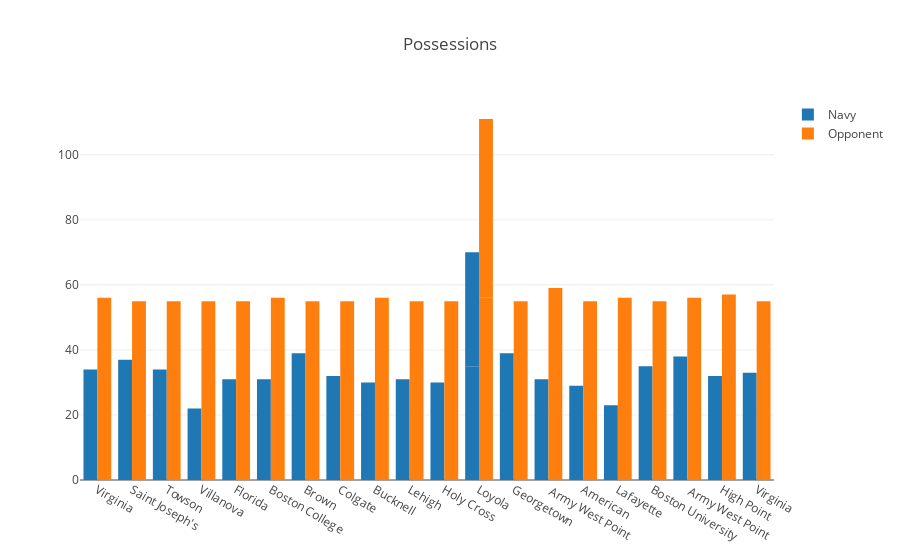

The notebook cell saved with this chart:
### Code cell
data = [trace1, trace2]
layout = go.Layout(title='Possessions',barmode='group')
fig = go.Figure(data=data, layout=layout)
iplot(fig, filename='grouped-bar')

### Figure 1 — Plotly figure (JSON) as saved in the notebook; plotly's stock layout.template omitted (floating-point values rounded to 4 significant figures)
{"data": [{"name": "Navy", "type": "bar", "uid": "fa4012d3-285b-4ec2-8a23-359845496789", "x": ["Virginia", "Saint Joseph's", "Towson", "Villanova", "Florida", "Boston College", "Brown", "Colgate", "Bucknell", "Lehigh", "Holy Cross", "Loyola", "Georgetown", " Army West Point", "American", "Lafayette", "Boston University", " Army West Point ", "Loyola", "High Point ", "Virginia "], "y": [34, 37, 34, 22, 31, 31, 39, 32, 30, 31, 30, 35, 39, 31, 29, 23, 35, 38, 35, 32, 33]}, {"name": "Opponent", "type": "bar", "uid": "23abebe3-5a60-4afa-b0b5-c63c8dbeecc3", "x": ["Virginia", "Saint Joseph's", "Towson", "Villanova", "Florida", "Boston College", "Brown", "Colgate", "Bucknell", "Lehigh", "Holy Cross", "Loyola", "Georgetown", " Army West Point", "American", "Lafayette", "Boston University", " Army West Point ", "Loyola", "High Point ", "Virginia "], "y": [56, 55, 55, 55, 55, 56, 55, 55, 56, 55, 55, 56, 55, 59, 55, 56, 55, 56, 55, 57, 55]}], "layout": {"barmode": "group", "title": {"text": "Possessions"}}}
